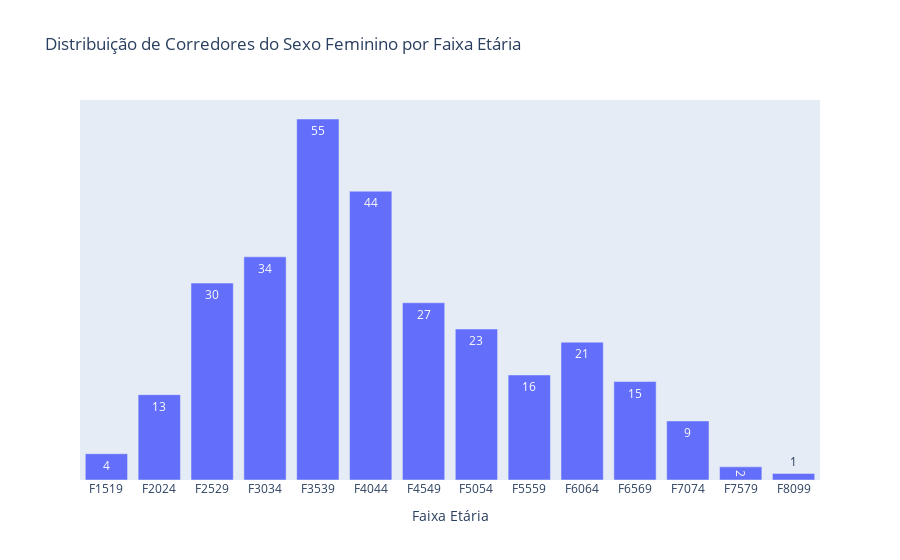
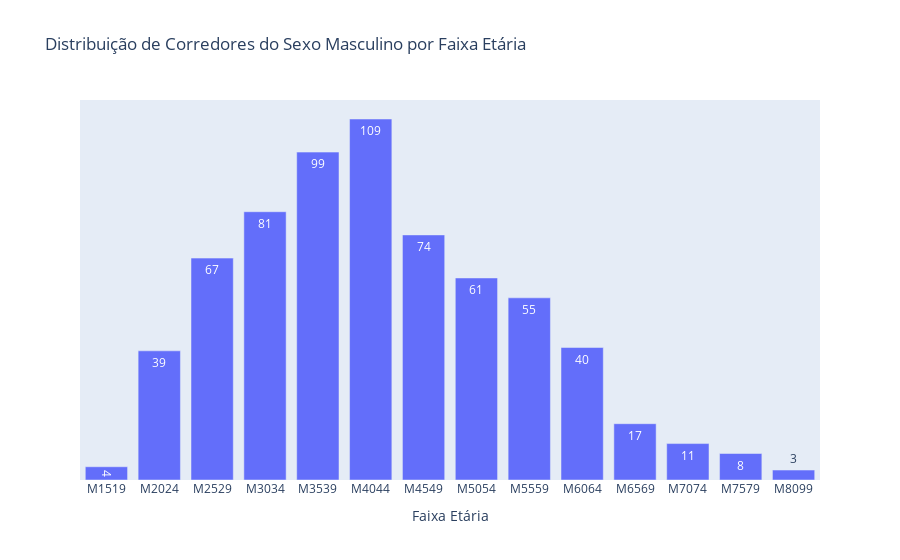

The notebook cell saved with these charts, in order:
### Markdown cell above
* 31% dos participantes tem entre 35 e 44 anos.
* A moda dos participantes é de 35 a 39 anos.
* Vemos claramente uma distribuição assimétrica a direita, portanto temos mais valores a esquerda do que a direita, formando essa cauda a direita. Temos mais participantes jovens do que velhos.

### Code cell
dados_corrida_mulheres = dados_corrida.query("Sx == 'Feminino'")

dados_agrupados_mulheres_por_categoria = dados_corrida_mulheres.groupby("Cat").count()["Num"].reset_index()

figura = px.bar(
    dados_agrupados_mulheres_por_categoria.query("Cat != 'GF'"),#Retirando os 5 melhores, ja que nao conseguimos atribuir uma faixa etária
    x = "Cat",
    y = 'Num',
    text = 'Num',
    title = 'Distribuição de Corredores do Sexo Feminino por Faixa Etária'


)
figura.update_layout(xaxis_title = 'Faixa Etária',
    yaxis=dict(
        showticklabels=False,
        visible=False
    )
)

figura.show()

dados_corrida_homens = dados_corrida.query("Sx == 'Masculino'")

dados_agrupados_homens_por_categoria = dados_corrida_homens.groupby("Cat").count()["Num"].reset_index()

figura = px.bar(
    dados_agrupados_homens_por_categoria.query("Cat != 'GM'"), #Retirando os 5 melhores, ja que nao conseguimos atribuir uma faixa etária
    x = "Cat",
    y = 'Num',
    text = 'Num',
    title = 'Distribuição de Corredores do Sexo Masculino por Faixa Etária'


)
figura.update_layout(xaxis_title = 'Faixa Etária',
    yaxis=dict(
        showticklabels=False,
        visible=False
    )
)

figura.show()

### Figure 1 — Plotly figure (JSON) as saved in the notebook; plotly's stock layout.template omitted (floating-point values rounded to 4 significant figures)
{"data": [{"alignmentgroup": "True", "hovertemplate": "Cat=%{x}<br>Num=%{text}<extra></extra>", "legendgroup": "", "marker": {"color": "#636efa", "pattern": {"shape": ""}}, "name": "", "offsetgroup": "", "orientation": "v", "showlegend": false, "text": [4, 13, 30, 34, 55, 44, 27, 23, 16, 21, 15, 9, 2, 1], "textposition": "auto", "type": "bar", "x": ["F1519", "F2024", "F2529", "F3034", "F3539", "F4044", "F4549", "F5054", "F5559", "F6064", "F6569", "F7074", "F7579", "F8099"], "xaxis": "x", "y": [4, 13, 30, 34, 55, 44, 27, 23, 16, 21, 15, 9, 2, 1], "yaxis": "y"}], "layout": {"barmode": "relative", "legend": {"tracegroupgap": 0}, "title": {"text": "Distribuição de Corredores do Sexo Feminino por Faixa Etária"}, "xaxis": {"anchor": "y", "domain": [0, 1], "title": {"text": "Faixa Etária"}}, "yaxis": {"anchor": "x", "domain": [0, 1], "showticklabels": false, "title": {"text": "Num"}, "visible": false}}}

### Figure 2 — Plotly figure (JSON) as saved in the notebook; plotly's stock layout.template omitted (floating-point values rounded to 4 significant figures)
{"data": [{"alignmentgroup": "True", "hovertemplate": "Cat=%{x}<br>Num=%{text}<extra></extra>", "legendgroup": "", "marker": {"color": "#636efa", "pattern": {"shape": ""}}, "name": "", "offsetgroup": "", "orientation": "v", "showlegend": false, "text": [4, 39, 67, 81, 99, 109, 74, 61, 55, 40, 17, 11, 8, 3], "textposition": "auto", "type": "bar", "x": ["M1519", "M2024", "M2529", "M3034", "M3539", "M4044", "M4549", "M5054", "M5559", "M6064", "M6569", "M7074", "M7579", "M8099"], "xaxis": "x", "y": [4, 39, 67, 81, 99, 109, 74, 61, 55, 40, 17, 11, 8, 3], "yaxis": "y"}], "layout": {"barmode": "relative", "legend": {"tracegroupgap": 0}, "title": {"text": "Distribuição de Corredores do Sexo Masculino por Faixa Etária"}, "xaxis": {"anchor": "y", "domain": [0, 1], "title": {"text": "Faixa Etária"}}, "yaxis": {"anchor": "x", "domain": [0, 1], "showticklabels": false, "title": {"text": "Num"}, "visible": false}}}
